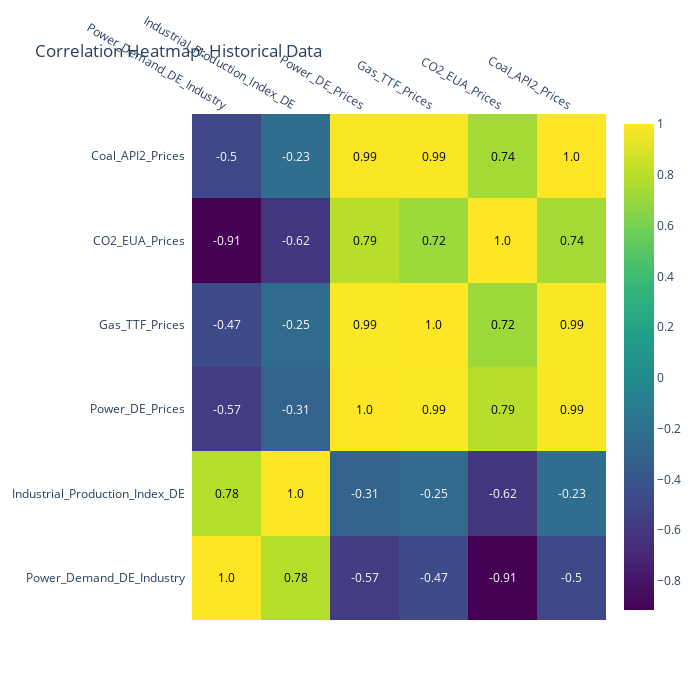

Write notebook code for a chart like this one.
### Code cell
import plotly.figure_factory as ff

# Define columns to include in correlation
corr_cols = ['Power_Demand_DE_Industry', 'Industrial_Production_Index_DE',
             'Power_DE_Prices', 'Gas_TTF_Prices', 'CO2_EUA_Prices', 'Coal_API2_Prices']
df_hist = df_hist_target.merge(df_hist_features, how = 'inner', on = ['Year'])
# Compute correlation matrix
corr = df_hist[corr_cols].corr()
fig = ff.create_annotated_heatmap(
    z=corr.values,
    x=corr.columns.tolist(),
    y=corr.columns.tolist(),
    colorscale='Viridis',
    showscale=True,
    annotation_text=np.round(corr.values, 2)  # show rounded numbers
)

fig.update_layout(
    title='Correlation Heatmap: Historical Data',
    width=700,
    height=700
)

fig.show()

### Figure 1 — Plotly figure (JSON) as saved in the notebook; plotly's stock layout.template omitted (floating-point values rounded to 4 significant figures)
{"data": [{"colorscale": [[0, "#440154"], [0.1111, "#482878"], [0.2222, "#3e4989"], [0.3333, "#31688e"], [0.4444, "#26828e"], [0.5556, "#1f9e89"], [0.6667, "#35b779"], [0.7778, "#6ece58"], [0.8889, "#b5de2b"], [1, "#fde725"]], "reversescale": false, "showscale": true, "type": "heatmap", "x": ["Power_Demand_DE_Industry", "Industrial_Production_Index_DE", "Power_DE_Prices", "Gas_TTF_Prices", "CO2_EUA_Prices", "Coal_API2_Prices"], "y": ["Power_Demand_DE_Industry", "Industrial_Production_Index_DE", "Power_DE_Prices", "Gas_TTF_Prices", "CO2_EUA_Prices", "Coal_API2_Prices"], "z": [[1.0, 0.782, -0.5703, -0.4693, -0.9144, -0.4992], [0.782, 1.0, -0.3142, -0.2518, -0.6186, -0.2295], [-0.5703, -0.3142, 1.0, 0.991, 0.7934, 0.9865], [-0.4693, -0.2518, 0.991, 1.0, 0.7161, 0.9884], [-0.9144, -0.6186, 0.7934, 0.7161, 1.0, 0.7375], [-0.4992, -0.2295, 0.9865, 0.9884, 0.7375, 1.0]]}], "layout": {"annotations": [{"font": {"color": "#000000"}, "showarrow": false, "text": "1.0", "x": "Power_Demand_DE_Industry", "xref": "x", "y": "Power_Demand_DE_Industry", "yref": "y"}, {"font": {"color": "#000000"}, "showarrow": false, "text": "0.78", "x": "Industrial_Production_Index_DE", "xref": "x", "y": "Power_Demand_DE_Industry", "yref": "y"}, {"font": {"color": "#FFFFFF"}, "showarrow": false, "text": "-0.57", "x": "Power_DE_Prices", "xref": "x", "y": "Power_Demand_DE_Industry", "yref": "y"}, {"font": {"color": "#FFFFFF"}, "showarrow": false, "text": "-0.47", "x": "Gas_TTF_Prices", "xref": "x", "y": "Power_Demand_DE_Industry", "yref": "y"}, {"font": {"color": "#FFFFFF"}, "showarrow": false, "text": "-0.91", "x": "CO2_EUA_Prices", "xref": "x", "y": "Power_Demand_DE_Industry", "yref": "y"}, {"font": {"color": "#FFFFFF"}, "showarrow": false, "text": "-0.5", "x": "Coal_API2_Prices", "xref": "x", "y": "Power_Demand_DE_Industry", "yref": "y"}, {"font": {"color": "#000000"}, "showarrow": false, "text": "0.78", "x": "Power_Demand_DE_Industry", "xref": "x", "y": "Industrial_Production_Index_DE", "yref": "y"}, {"font": {"color": "#000000"}, "showarrow": false, "text": "1.0", "x": "Industrial_Production_Index_DE", "xref": "x", "y": "Industrial_Production_Index_DE", "yref": "y"}, {"font": {"color": "#FFFFFF"}, "showarrow": false, "text": "-0.31", "x": "Power_DE_Prices", "xref": "x", "y": "Industrial_Production_Index_DE", "yref": "y"}, {"font": {"color": "#FFFFFF"}, "showarrow": false, "text": "-0.25", "x": "Gas_TTF_Prices", "xref": "x", "y": "Industrial_Production_Index_DE", "yref": "y"}, {"font": {"color": "#FFFFFF"}, "showarrow": false, "text": "-0.62", "x": "CO2_EUA_Prices", "xref": "x", "y": "Industrial_Production_Index_DE", "yref": "y"}, {"font": {"color": "#FFFFFF"}, "showarrow": false, "text": "-0.23", "x": "Coal_API2_Prices", "xref": "x", "y": "Industrial_Production_Index_DE", "yref": "y"}, {"font": {"color": "#FFFFFF"}, "showarrow": false, "text": "-0.57", "x": "Power_Demand_DE_Industry", "xref": "x", "y": "Power_DE_Prices", "yref": "y"}, {"font": {"color": "#FFFFFF"}, "showarrow": false, "text": "-0.31", "x": "Industrial_Production_Index_DE", "xref": "x", "y": "Power_DE_Prices", "yref": "y"}, {"font": {"color": "#000000"}, "showarrow": false, "text": "1.0", "x": "Power_DE_Prices", "xref": "x", "y": "Power_DE_Prices", "yref": "y"}, {"font": {"color": "#000000"}, "showarrow": false, "text": "0.99", "x": "Gas_TTF_Prices", "xref": "x", "y": "Power_DE_Prices", "yref": "y"}, {"font": {"color": "#000000"}, "showarrow": false, "text": "0.79", "x": "CO2_EUA_Prices", "xref": "x", "y": "Power_DE_Prices", "yref": "y"}, {"font": {"color": "#000000"}, "showarrow": false, "text": "0.99", "x": "Coal_API2_Prices", "xref": "x", "y": "Power_DE_Prices", "yref": "y"}, {"font": {"color": "#FFFFFF"}, "showarrow": false, "text": "-0.47", "x": "Power_Demand_DE_Industry", "xref": "x", "y": "Gas_TTF_Prices", "yref": "y"}, {"font": {"color": "#FFFFFF"}, "showarrow": false, "text": "-0.25", "x": "Industrial_Production_Index_DE", "xref": "x", "y": "Gas_TTF_Prices", "yref": "y"}, {"font": {"color": "#000000"}, "showarrow": false, "text": "0.99", "x": "Power_DE_Prices", "xref": "x", "y": "Gas_TTF_Prices", "yref": "y"}, {"font": {"color": "#000000"}, "showarrow": false, "text": "1.0", "x": "Gas_TTF_Prices", "xref": "x", "y": "Gas_TTF_Prices", "yref": "y"}, {"font": {"color": "#000000"}, "showarrow": false, "text": "0.72", "x": "CO2_EUA_Prices", "xref": "x", "y": "Gas_TTF_Prices", "yref": "y"}, {"font": {"color": "#000000"}, "showarrow": false, "text": "0.99", "x": "Coal_API2_Prices", "xref": "x", "y": "Gas_TTF_Prices", "yref": "y"}, {"font": {"color": "#FFFFFF"}, "showarrow": false, "text": "-0.91", "x": "Power_Demand_DE_Industry", "xref": "x", "y": "CO2_EUA_Prices", "yref": "y"}, {"font": {"color": "#FFFFFF"}, "showarrow": false, "text": "-0.62", "x": "Industrial_Production_Index_DE", "xref": "x", "y": "CO2_EUA_Prices", "yref": "y"}, {"font": {"color": "#000000"}, "showarrow": false, "text": "0.79", "x": "Power_DE_Prices", "xref": "x", "y": "CO2_EUA_Prices", "yref": "y"}, {"font": {"color": "#000000"}, "showarrow": false, "text": "0.72", "x": "Gas_TTF_Prices", "xref": "x", "y": "CO2_EUA_Prices", "yref": "y"}, {"font": {"color": "#000000"}, "showarrow": false, "text": "1.0", "x": "CO2_EUA_Prices", "xref": "x", "y": "CO2_EUA_Prices", "yref": "y"}, {"font": {"color": "#000000"}, "showarrow": false, "text": "0.74", "x": "Coal_API2_Prices", "xref": "x", "y": "CO2_EUA_Prices", "yref": "y"}, {"font": {"color": "#FFFFFF"}, "showarrow": false, "text": "-0.5", "x": "Power_Demand_DE_Industry", "xref": "x", "y": "Coal_API2_Prices", "yref": "y"}, {"font": {"color": "#FFFFFF"}, "showarrow": false, "text": "-0.23", "x": "Industrial_Production_Index_DE", "xref": "x", "y": "Coal_API2_Prices", "yref": "y"}, {"font": {"color": "#000000"}, "showarrow": false, "text": "0.99", "x": "Power_DE_Prices", "xref": "x", "y": "Coal_API2_Prices", "yref": "y"}, {"font": {"color": "#000000"}, "showarrow": false, "text": "0.99", "x": "Gas_TTF_Prices", "xref": "x", "y": "Coal_API2_Prices", "yref": "y"}, {"font": {"color": "#000000"}, "showarrow": false, "text": "0.74", "x": "CO2_EUA_Prices", "xref": "x", "y": "Coal_API2_Prices", "yref": "y"}, {"font": {"color": "#000000"}, "showarrow": false, "text": "1.0", "x": "Coal_API2_Prices", "xref": "x", "y": "Coal_API2_Prices", "yref": "y"}], "height": 700, "title": {"text": "Correlation Heatmap: Historical Data"}, "width": 700, "xaxis": {"dtick": 1, "gridcolor": "rgb(0, 0, 0)", "side": "top", "ticks": ""}, "yaxis": {"dtick": 1, "ticks": "", "ticksuffix": "  "}}}
